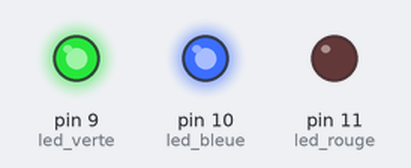
This sketch was run on a simulated Arduino Uno, built with avr-gcc and run on an emulated ATmega328P. On the bench: output pins drawn as LEDs (lit = HIGH).

Above: at 0.2 s.
At 1.2 s:
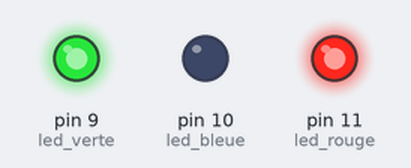
At 1.7 s:
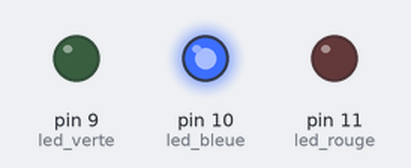
At 3.2 s:
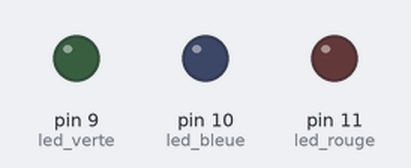
At 5.7 s:
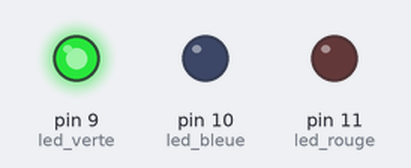
At 7.7 s:
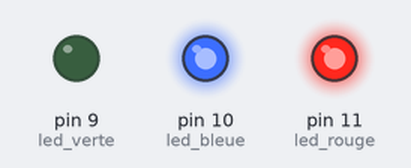
Timing chart, 0 to 8.1 s (numbered marks = the images above):
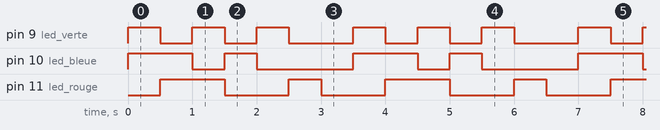

The sketch:

led_RGB.ino
```cpp
//définition des broches utilisée (vous êtes libre de les changer)
const int led_verte = 9;
const int led_bleue = 10;
const int led_rouge = 11;

int compteur_defilement = 0; //variable permettant de changer de couleur


void setup()
{
   //définition des broches en sortie
   pinMode(led_rouge, OUTPUT);
   pinMode(led_verte, OUTPUT);
   pinMode(led_bleue, OUTPUT);
}

void loop()
{
   couleur(compteur_defilement); //appel de la fonction d'affichage
   compteur_defilement++; //incrémentation de la couleur à afficher
   if(compteur_defilement > 6) compteur_defilement = 0; //si le compteur dépasse 6 couleurs

   delay(500);
}

void couleur(int numeroCouleur)
{
   switch(numeroCouleur)
   {
      case 0 : //rouge
         analogWrite(led_rouge, 0); //rapport cyclique au minimum pour une meilleure luminosité de la LED
                                    //qui je le rappel est commandée en "inverse"
                                    //(0 -> LED allumée ; 255 -> LED éteinte)
         analogWrite(led_verte, 255);
         analogWrite(led_bleue, 255);
         break;
      case 1 : //vert
         analogWrite(led_rouge, 255);
         analogWrite(led_verte, 0);
         analogWrite(led_bleue, 255);
         break;
      case 2 : //bleu
         analogWrite(led_rouge, 255);
         analogWrite(led_verte, 255);
         analogWrite(led_bleue, 0);
         break;
      case 3 : //jaune
         analogWrite(led_rouge, 0);
         analogWrite(led_verte, 0);
         analogWrite(led_bleue, 255);
         break;
      case 4 : //violet
         analogWrite(led_rouge, 0);
         analogWrite(led_verte, 255);
         analogWrite(led_bleue, 0);
         break;
      case 5 : //bleu ciel
         analogWrite(led_rouge, 255);
         analogWrite(led_verte, 0);
         analogWrite(led_bleue, 0);
         break;
      case 6 : //blanc
         analogWrite(led_rouge, 0);
         analogWrite(led_verte, 0);
         analogWrite(led_bleue, 0);
         break;
      default : //"noir"
         analogWrite(led_rouge, 255);
         analogWrite(led_verte, 255);
         analogWrite(led_bleue, 255);
         break;
   }
}
```

Measured:
- by itself, pin 9 (led_verte): repeats every 3.5 s: 2 × (LOW 0.50 s, HIGH 0.50 s), LOW 1.0 s, HIGH 0.50 s
- by itself, pin 10 (led_bleue): repeats every 3.5 s: LOW 0.50 s, HIGH 0.50 s, LOW 1.5 s, HIGH 1.0 s
- by itself, pin 11 (led_rouge): repeats every 3.5 s: LOW 1.0 s, HIGH 0.50 s, LOW 1.0 s, HIGH 1.0 s
